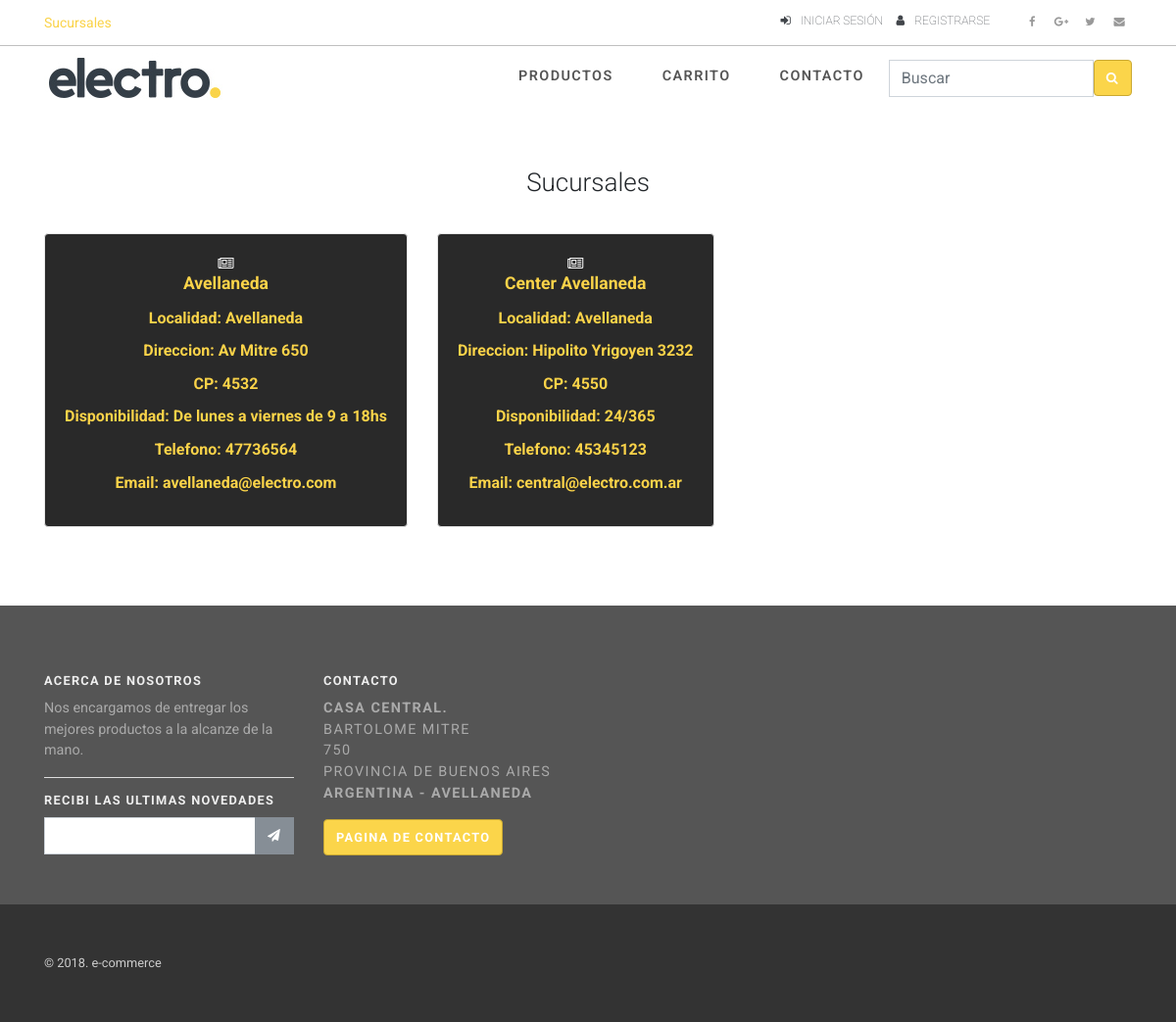
The app's page /stores.php, older data.
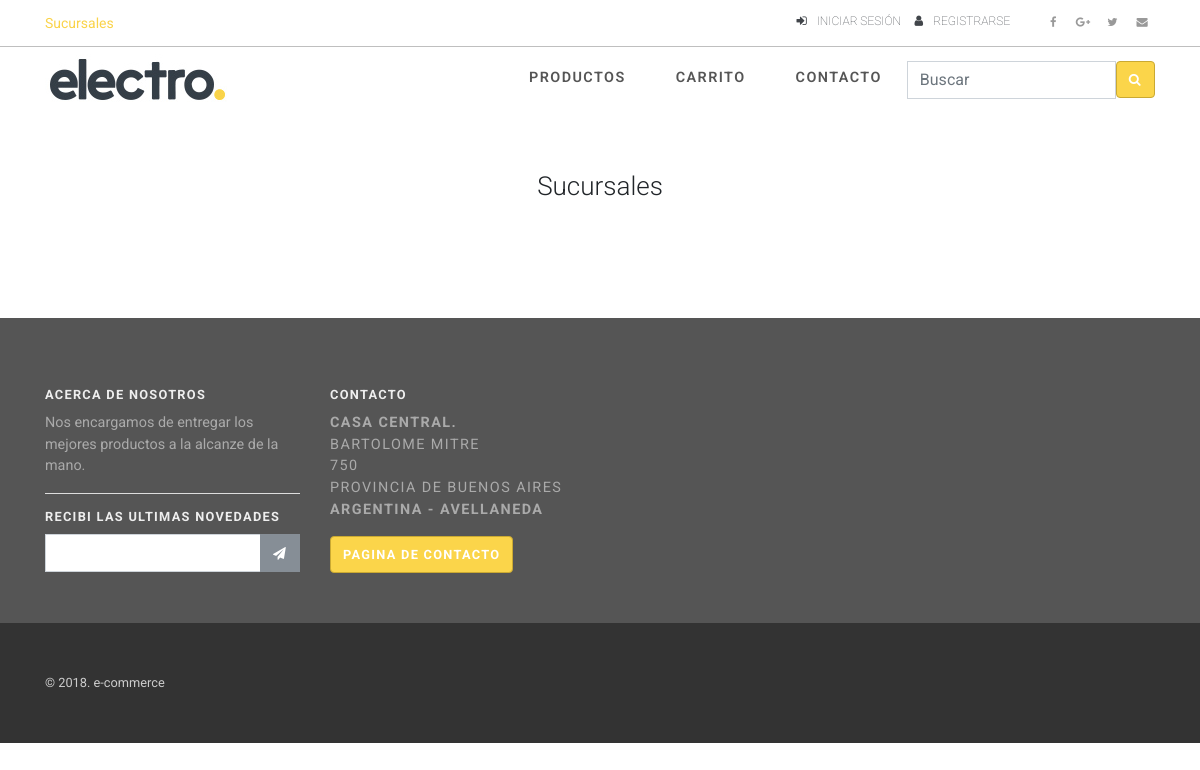
The same page, newer data.
### tables this page shows
CREATE TABLE IF NOT EXISTS `store` (
  `idStore` int(11) NOT NULL,
  `idAddress` int(11) NOT NULL,
  `name` varchar(255) NOT NULL,
  `telephone` varchar(255) NOT NULL
);

CREATE TABLE IF NOT EXISTS `location` (
  `idLocation` int(11) NOT NULL,
  `idCity` int(11) NOT NULL,
  `name` varchar(255) NOT NULL
);

CREATE TABLE IF NOT EXISTS `address` (
  `idAddress` int(11) NOT NULL,
  `idLocation` int(11) NOT NULL,
  `address1` varchar(255) NOT NULL,
  `address2` varchar(255) NOT NULL,
  `postalCode` int(11) NOT NULL
);

### php/store.php (called while the page is built, shortened)
<?php
class Store
{
    function getListOfStores()
    {
        $db = Database::getInstance();
        $mysqli = $db->getConnection();
        $sqlProcedure = "SELECT * FROM store";
        if($result = $mysqli->query($sqlProcedure))
        {
                $listaStores = array();
                while ($row = $result->fetch_assoc())
                {
                    $listaStores[] = $row;
                }
                return $listaStores;
        }else{
            new LogFiles(__FUNCTION__,"No puede devolver todos las sucursales");
            header(ERROR_404);
        }
        return null;
    }
}
?>

### admin/requestsAdmin.php (called while the page is built, shortened)
<?php
include_once(dirname(__FILE__) . "/.." . "/php/location.php");
include_once(dirname(__FILE__) . "/.." . "/php/address.php");
include_once(dirname(__FILE__) . "/.." . "/php/store.php");
function storeListar()
{
    $store = new Store();
    return $store->getListOfStores();
}
?>

### php/location.php (called while the page is built, shortened)
<?php
class Location
{
    function findLocationById($id)
    {
        $db = Database::getInstance();
        $mysqli = $db->getConnection();
        $sqlProcedure = "SELECT * FROM location WHERE idLocation='$id' LIMIT 1";
        if($result = $mysqli->query($sqlProcedure))
        {
            if(mysqli_num_rows($result) > 0)
            {
                $row = $result->fetch_array(MYSQLI_ASSOC);
                $this->name = $row["name"];
            }
        }else{
            new LogFiles(__FUNCTION__,"No puede devolver la localidad");
            header(ERROR_404);
        }
    }
}
?>

### php/address.php (called while the page is built, shortened)
<?php
class Address
{
    function findAddressById($id)
    {
        $db = Database::getInstance();
        $mysqli = $db->getConnection();
        $sqlProcedure = "SELECT * FROM address WHERE idAddress='$id' LIMIT 1";
        if($result = $mysqli->query($sqlProcedure))
        {
            if(mysqli_num_rows($result) > 0)
            {
                $row = $result->fetch_array(MYSQLI_ASSOC);
                $this->dir = $row["dir"];
                $this->postalCode = $row["postalCode"];
            }
        }else{
            new LogFiles(__FUNCTION__,"No puede devolver la direccion");
            header(ERROR_404);
        }
    }
}
?>

### stores.php (the view, shortened to what this page needs)
<?php
   include(dirname(__FILE__) . "/admin/requestsAdmin.php");
?>
<!DOCTYPE html>
<html>
<head>
  <link rel="stylesheet" href="vendor/bootstrap/css/bootstrap.min.css">
  <link rel="stylesheet" href="vendor/font-awesome/css/font-awesome.min.css">
  <link rel="stylesheet" href="vendor/bootstrap-select/css/bootstrap-select.min.css">
  <link rel="stylesheet" href="vendor/owl.carousel/assets/owl.carousel.css">
  <link rel="stylesheet" href="vendor/owl.carousel/assets/owl.theme.default.css">
  <link rel="stylesheet" href="css/style.default.css" id="theme-stylesheet">
  <link href="css/full-slider.css" rel="stylesheet">
  <link rel="stylesheet" href="css/custom.css">
</head>
<body>
  <div id="all">
    <div class="top-bar">
      <div class="container">
        <div class="row d-flex align-items-center">
          <div class="col-md-6 d-md-block d-none">
            <p><a href="#">Sucursales</a></p>
          </div>
          <div class="col-md-6">
            <div class="d-flex justify-content-md-end justify-content-between">
              <div class="login"><a href="#" data-toggle="modal" data-target="#login-modal" class="login-btn"><i class="fa fa-sign-in"></i><span class="d-none d-md-inline-block">Iniciar Sesión</span></a>
                <a href="customer-register.html" class="signup-btn"><i class="fa fa-user"></i><span class="d-none d-md-inline-block">Registrarse</span></a>
              </div>
              <ul class="social-custom list-inline">
                <li class="list-inline-item"><a href="#"><i class="fa fa-facebook"></i></a></li>
                <li class="list-inline-item"><a href="#"><i class="fa fa-google-plus"></i></a></li>
                <li class="list-inline-item"><a href="#"><i class="fa fa-twitter"></i></a></li>
                <li class="list-inline-item"><a href="#"><i class="fa fa-envelope"></i></a></li>
              </ul>
            </div>
          </div>
        </div>
      </div>
    </div>
    <header class="nav-holder make-sticky">
      <div id="navbar" role="navigation" class="navbar navbar-expand-lg">
        <div class="container"><a href="index.html" class="navbar-brand home"><img src="img/logo.png" alt="Universal logo" class="d-none d-md-inline-block"></a>
          <div id="navigation" class="navbar-collapse collapse">
            <ul class="nav navbar-nav ml-auto">
              <li class="nav-item"><a href="shop-category-left.html" class="nav-link">Productos</a></li>
              <li class="nav-item"><a href="shop-basket.html" class="nav-link">Carrito</a></li>
              <li class="nav-item"><a href="contact.html" class="nav-link">Contacto</a></li>
            </ul>
          </div>
          <div id="search" class="clearfix">
            <form role="search" class="navbar-form">
              <div class="input-group">
                <input type="text" placeholder="Buscar" class="form-control"><span class="input-group-btn">
                    <button type="submit" class="btn btn-template-main"><i class="fa fa-search"></i></button></span>
              </div>
            </form>
          </div>
        </div>
      </div>
    </header>
    <section class="bar background-white">
      <div class="container text-center">
        <div class="title-category heading text-center">
          <h2>Sucursales</h2>
        </div>
        <div class="row">
        <?php
            $stores = storeListar();
            foreach ($stores as $store)
            {
                $address = new Address();
                $address->findAddressById($store["idAddress"]);
                $location = new Location();
                $location->findLocationById($address->idLocation);
        ?>
            <a href="mailto:<?php echo $store["email"]; ?>">
            <div class="col-lg-12 col-md-6">
                <div class="box-stores box-simple">
                <i class="fa fa-newspaper-o fa-6" style="color: #fff;"></i>
                <h4><?php echo $store["name"]; ?></h4>
                <h5><strong>Localidad: </strong><?php echo $location->name; ?></h5>
                <h5><strong>Direccion: </strong><?php echo $address->dir; ?></h5>
                <h5><strong>CP: </strong><?php echo $address->postalCode; ?></h5>
                <h5><strong>Disponibilidad: </strong><?php echo $store["available"]; ?></h5>
                <h5><strong>Telefono: </strong><?php echo $store["telephone"]; ?></h5>
                <h5><strong>Email: </strong><?php echo $store["email"]; ?></h5>
                </div>
            </div>
            </a>
          <?php
            }
        ?>
        </div>
      </div>
    </section>
    <footer class="main-footer">
      <div class="container">
        <div class="row">
          <div class="col-lg-3">
            <h4 class="h6">Acerca de nosotros</h4>
            <p>Nos encargamos de entregar los mejores productos a la alcanze de la mano.</p>
            <hr>
            <h4 class="h6">Recibi las ultimas novedades</h4>
            <form>
              <div class="input-group">
                <input type="text" class="form-control">
                <div class="input-group-append">
                  <button type="button" class="btn btn-secondary"><i class="fa fa-send"></i></button>
                </div>
              </div>
            </form>
          </div>
          <div class="col-lg-3">
            <h4 class="h6">Contacto</h4>
            <p class="text-uppercase"><strong>Casa Central.</strong><br>Bartolome Mitre <br> 750 <br> Provincia de Buenos Aires <br><strong>Argentina - Avellaneda</strong></p>
            <a href="contact.html" class="btn btn-template-main">Pagina de contacto</a>
          </div>
        </div>
      </div>
      <div class="copyrights">
        <div class="container">
          <div class="row">
            <div class="col-lg-4 text-center-md">
              <p>&copy; 2018. e-commerce</p>
            </div>
          </div>
        </div>
      </div>
    </footer>
    </div>
</body>
</html>

### css/full-slider.css (style rules this page uses)
.title-category h2 { font-size: 26px; font-weight: 300; letter-spacing: 0; text-transform: inherit; }
.box-stores { border: 1px solid #e5e5e5; background-color: #292929; border-radius: 4px; padding: 20px; cursor: pointer; }

Row changes from the older to the newer data that the page shows:
removed store: name "Avellaneda", location.name "Avellaneda", idAddress.dir "Av Mitre 650", idAddress.postalCode "4532", available "De lunes a viernes de 9 a 18hs", telephone "47736564", email "avellaneda@electro.com"
removed store: name "Center Avellaneda", location.name "Avellaneda", idAddress.dir "Hipolito Yrigoyen 3232", idAddress.postalCode "4550", available "24/365", telephone "45345123", email "central@electro.com.ar"
